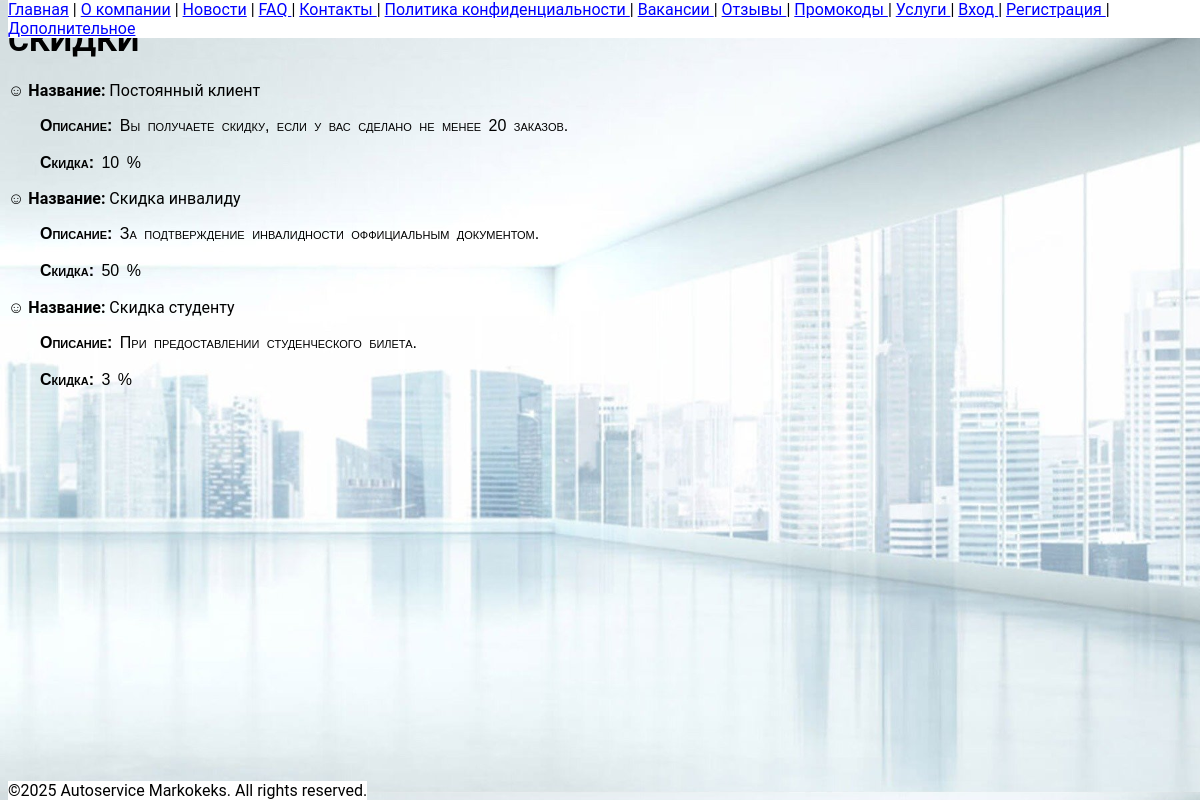
The page /discounts/ on the database its author committed.
### discounts/models.py (models this page shows)
class Discounts(models.Model):
    name = models.CharField(max_length=40)
    description = models.TextField()
    discount = models.IntegerField()

### discounts/views.py (the view)
# urls.py: path('discounts/', discounts_view, name="discounts"),
def discounts_view(request):
    discounts = Discounts.objects.all()
    return render(request, 'discounts.html', {'discounts': discounts})

### discounts/templates/discounts.html (shortened to what this page needs)
{% extends "base.html" %}
{% block header %}Скидки{% endblock header %}
{% block style %}
    {% load static %}
{% endblock %}
{% block content %}
    <ul>
        {% for discount in discounts %}
            <li>
                <block>
                    <strong>Название:</strong> {{discount.name}}
                <p> <strong>Описание:</strong> {{discount.description}} </p>
                <p> <strong> Скидка:</strong> {{discount.discount}} % </p>
                </block>
            </li>
        {% endfor %}
    </ul>
{% endblock %}

### static/css/base.css (style rules this page uses)
body { font-family: 'Roboto', Arial, sans-serif; background-image: url("/static/crash.png"); background-size: 100%; background-position: top, center; background-repeat: repeat-y; overflow-x: hidden; }
p { font-family: 'Arial', sans-serif; text-indent: 2em; line-height: 1.3; font-variant: small-caps; word-spacing: 3px; letter-spacing: 0px; overflow-wrap: break-word; word-break: break-all; text-align: left; }
@media (min-width: 1025px) { body { background-color: #66cc66; } }
@media (min-height: 800px) { body { font-size: 18px; } }
@media (min-height: 600px) and (max-height: 800px) { body { font-size: 16px; } }

### static/css/discounts.css (style rules this page uses)
ul { list-style-type: none; padding-left: 0; }
ul li::before { content: "\263A"; }

### rows shown on the page
Discounts: name "Постоянный клиент", description "Вы получаете скидку, если у вас сделано не менее 20 заказов.", discount "10"
Discounts: name "Скидка инвалиду", description "За подтверждение инвалидности оффициальным документом.", discount "50"
Discounts: name "Скидка студенту", description "При предоставлении студенческого билета.", discount "3"
